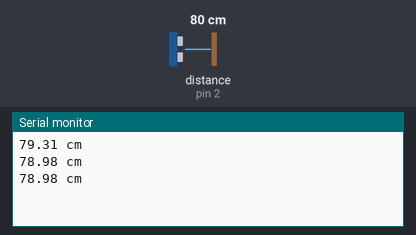
A sketch run on a simulated Arduino Uno, built with avr-gcc and run on an emulated ATmega328P. On the bench: the last lines printed to the serial monitor. Wiring (inferred from the names in the program): ultrasonic range finder: trigger pin 3; echo pin 2. Inputs (shaded band) come from the test bench; at power-on: distance to the obstacle (sensor on pin 2) 80 cm. The echo pulse lasts 58.3 µs per cm.

Above: at 1.3 s.
1.4 s: distance to the obstacle (sensor on pin 2) set to 2 cm
At 1.9 s:
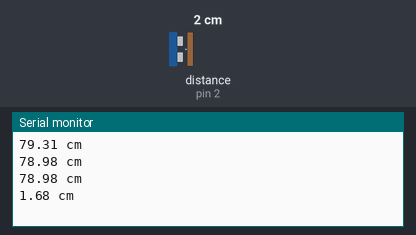
2.9 s: distance to the obstacle (sensor on pin 2) set to 4 cm
At 3.4 s:
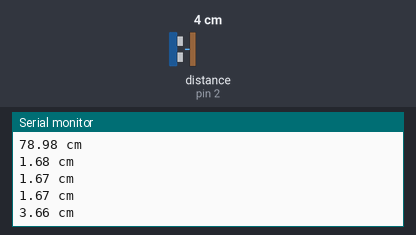
Timing chart, 0 to 5.9 s (numbered marks = the images above; inputs shaded):
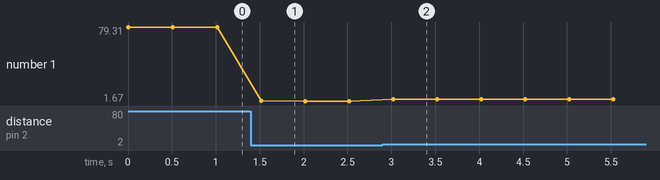

The sketch:

sonic_sensor.ino
```cpp
int trig = 3;
int echo = 2;

void setup() {
  Serial.begin(9600);
  pinMode(trig, OUTPUT);
  pinMode(echo, INPUT);
}

void loop() {

  digitalWrite(trig, LOW);
  delayMicroseconds(1);

  digitalWrite(trig, HIGH);
  delayMicroseconds(11);

  digitalWrite(trig, LOW);

  int t = pulseIn(echo, HIGH);
  float distance = t * 0.017;

  Serial.print(distance);
  Serial.println(" cm");
  delay(500);

}
```

Measured:
- after the input at 1.4 s, the serial monitor: prints a new line after 0.12 s (image 1)
- after the input at 2.9 s, the serial monitor: prints a new line after 0.12 s (image 2)
- plotted number 1: 78.98 → 1.67 after the input at 1.4 s, 1.67 → 3.66 after the input at 2.9 s
